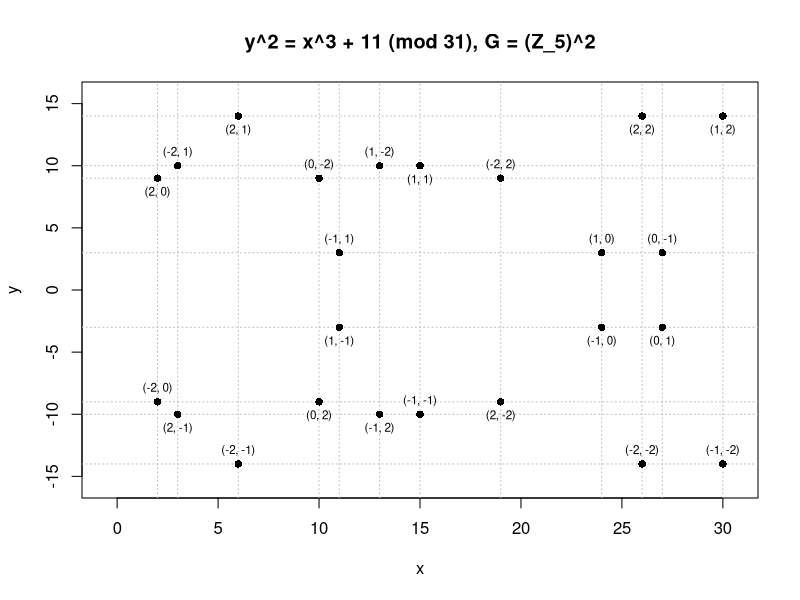

Here is the R script that generated this plot:
x <- c(2, 2, 3, 3, 6, 6, 10, 10, 11, 11, 13, 13,
       15, 15, 19, 19, 24, 24, 26, 26, 27, 27, 30, 30)
y <- c(-9, 9, 10, -10, -14, 14, 9, -9, 3, -3, 10, -10,
       -10, 10, 9, -9, 3, -3, -14, 14, 3, -3, -14, 14)
xn <- c(-2, 2, -2, 2, -2, 2, 0, 0, -1, 1, 1, -1,
        -1, 1, -2, 2, 1, -1, -2, 2, 0, 0, -1, 1)
yn <- c(0, 0, 1, -1, -1, 1, -2, 2, 1, -1, -2, 2,
        -1, 1, 2, -2, 0, 0, -2, 2, -1, 1, -2, 2)
lbls <- paste0("(", xn, ", ", yn, ")")

plot(c(-0.5, 30.5), c(-15.5, 15.5), "n",
     main="y^2 = x^3 + 11 (mod 31), G = (Z_5)^2",
     xlab = "x", ylab = "y")

abline(h=unique(y), v=unique(x), col="gray", lty="dotted")

points(x, y, pch=16)

text(x, y, lbls, pos = c(3, 1), cex=0.7)
